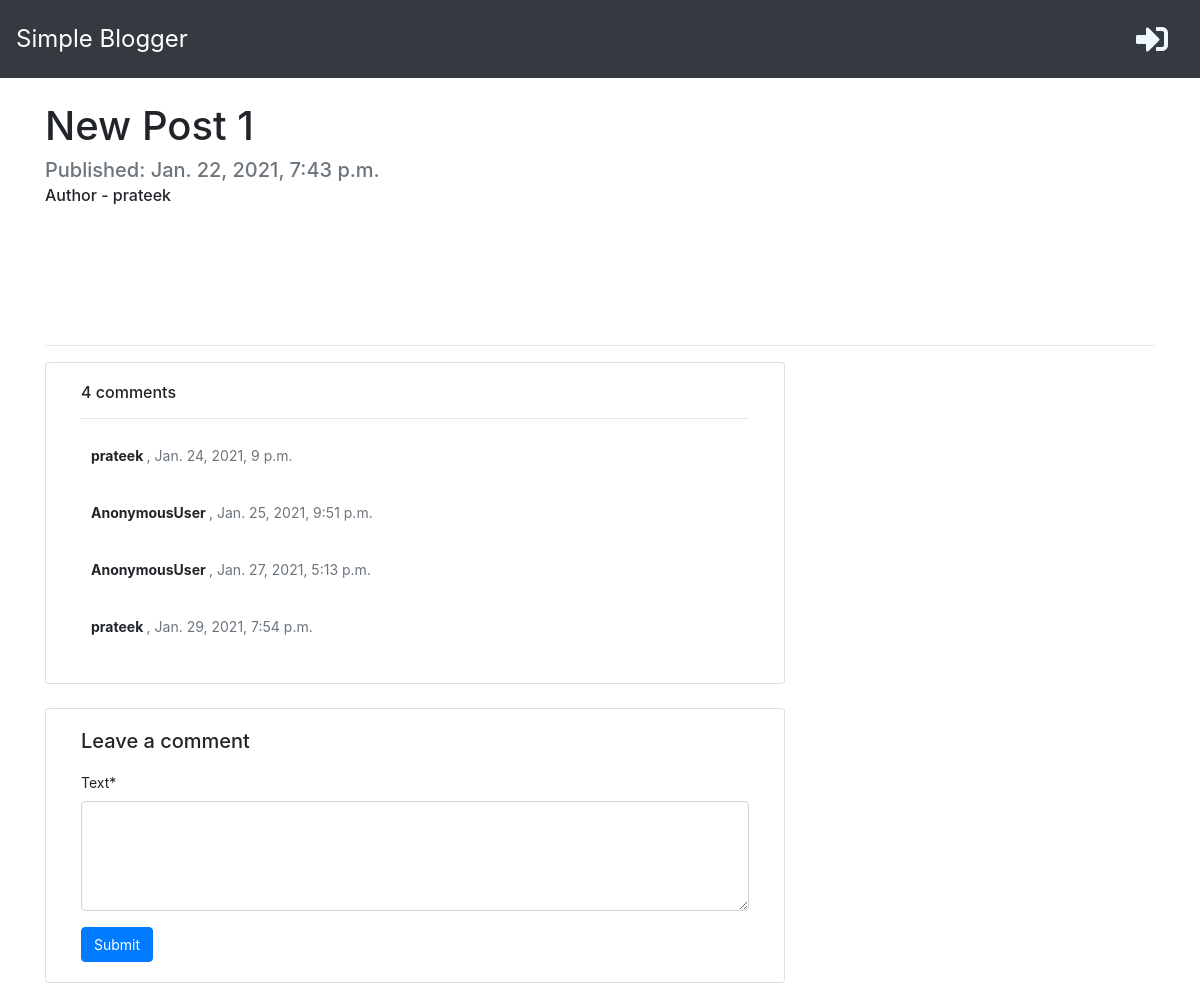
/post/11, run on the app's committed database.
### blog/models.py (models this page shows, shortened)
class Post(models.Model):
    author          = models.ForeignKey('auth.User', on_delete=models.CASCADE)
    title           = models.CharField(max_length=150)
    text            = models.TextField()
    created_date    = models.DateTimeField(default=timezone.now)
    published_date  = models.DateTimeField(blank=True, null=True)
    def approved_comments(self):
        return self.comments.filter(approved=True)

class Comment(models.Model):
    post            = models.ForeignKey('blog.Post', on_delete=models.CASCADE, related_name='comments')
    author          = models.CharField(max_length=100)
    text            = models.TextField()
    created_date    = models.DateTimeField(default=timezone.now)
    approved        = models.BooleanField(default=False)
    class Meta:
        ordering = ['created_date']

### blog/views.py (the view)
# urls.py: path('post/<int:pk>', post_detail, name='post_detail'),
def post_detail(request, pk):
    post = get_object_or_404(Post, pk=pk)
    user = request.user
    if request.method == 'POST':
        if request.user.is_authenticated:
            form = CommentForm(request.POST)
            if form.is_valid():
                comment = form.save(commit=False)
                comment.author = request.user
                comment.post = post
                comment.save()
                return redirect('post_detail', pk=post.pk)
        else:
            return redirect('login')
    else:
        form = CommentForm()
    stuff_for_frontend = {'post': post, 'form': form,'user': user}
    return render(request, 'blog/post_detail.html', stuff_for_frontend)

### blog/forms.py
class CommentForm(forms.ModelForm):
	class Meta:
		model = Comment
		fields = ('text',)
		widgets = {
			'text': forms.Textarea(
				attrs={
					'class': 'form-control',
					'rows' : 4,
				}
			),
		}

### blog/templatetags/markdownify.py (called while the page is built)
@register.filter
def markdown(value):
    renderer = HighlightRenderer()
    markdown = mistune.Markdown(renderer = renderer)
    return markdown(value)

### blog/templates/blog/post_detail.html (shortened to what this page needs)
{% extends "index.html" %}
{% load crispy_forms_tags %}
{% load markdownify %}
{% block content %}
<div class="container mt-4">
        <div class="d-flex text-center">
            <h1 class="page-header text-center">{{post.title}}</h1>
        </div>
        {% if post.published_date %}
            <h5 class="mb-1 text-muted">Published: {{post.published_date}}</h5>
        {% endif %}
        <h6 class="mb-2">Author - {{post.author}}</h5>
        <div class="" style="height: 100px;"></div>
        <hr>
        <div class="col-md-8 card mb-4 mt-3 ">
            <div class="card-body" style="font-size: 14px;">
                {% if post.approved_comments %}
                    <h6>{{ post.approved_comments.count }} comments</h6>
                {% else %}
                    <h6>No Comments</h6>
                {% endif %}
                <hr>
                {% for comment in post.comments.all %}
                    {% if user.is_authenticated or comment.approved %}
                        <div class="comments" style="padding: 10px;">
                            <p class="font-weight-bold">
                                {{ comment.author }}
                                <span class=" text-muted font-weight-normal">
                                    ,  {{ comment.created_date }}
                                </span>
                            </p>
                        </div>
                    {% endif %}
                {% endfor %}
            </div>
        </div>
        <div class="col-md-8 card mb-4  mt-3 ">
            <div class="card-body" style="font-size: 14px;">
                <!-- {% if new_comment %}
                <div class="alert alert-success" role="alert">
                    Your comment is awaiting moderation
                </div>
                {% else %} -->
                <h5>Leave a comment</h5>
                <form method="post" style="margin-top: 1.3em;">
                    <div class="mb-3 mx-auto">
                        {{form.text|as_crispy_field }}
                    </div>
                    <button type="submit" class="btn btn-primary" style="font-size: 14px;">Submit</button>
                </form>
                {% endif %}
            </div>
        </div>
</div>
{% endblock %}

### data on the page
Post: title "New Post 1", published_date "Jan. 22, 2021, 7:43 p.m.", author "prateek", approved_comments.count "4"
Comment: author "prateek", created_date "Jan. 24, 2021, 9 p.m."
Comment: author "AnonymousUser", created_date "Jan. 25, 2021, 9:51 p.m."
Comment: author "AnonymousUser", created_date "Jan. 27, 2021, 5:13 p.m."
Comment: author "prateek", created_date "Jan. 29, 2021, 7:54 p.m."
